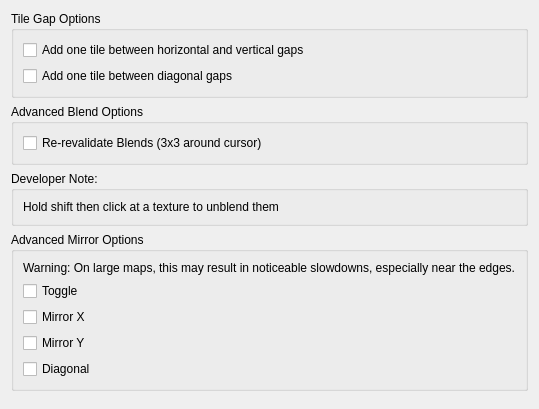
<?xml version="1.0" encoding="UTF-8"?>
<ui version="4.0">
 <class>WBQtBlendMaterialPanel</class>
 <widget class="QWidget" name="WBQtBlendMaterialPanel">
  <property name="windowTitle">
   <string>Blend Material Options</string>
  </property>
  <layout class="QVBoxLayout" name="rootLayout">
   <item>
    <widget class="QGroupBox" name="gapBox">
     <property name="title">
      <string>Tile Gap Options</string>
     </property>
     <layout class="QVBoxLayout" name="gapLay">
      <item>
       <widget class="QCheckBox" name="hvGap">
        <property name="text">
         <string>Add one tile between horizontal and vertical gaps</string>
        </property>
       </widget>
      </item>
      <item>
       <widget class="QCheckBox" name="dGap">
        <property name="text">
         <string>Add one tile between diagonal gaps</string>
        </property>
       </widget>
      </item>
     </layout>
    </widget>
   </item>
   <item>
    <widget class="QGroupBox" name="advBox">
     <property name="title">
      <string>Advanced Blend Options</string>
     </property>
     <layout class="QVBoxLayout" name="advLay">
      <item>
       <widget class="QCheckBox" name="revalBlends">
        <property name="text">
         <string>Re-revalidate Blends (3x3 around cursor)</string>
        </property>
       </widget>
      </item>
     </layout>
    </widget>
   </item>
   <item>
    <widget class="QGroupBox" name="noteBox">
     <property name="title">
      <string>Developer Note:</string>
     </property>
     <layout class="QVBoxLayout" name="noteLay">
      <item>
       <widget class="QLabel" name="noteLabel">
        <property name="text">
         <string>Hold shift then click at a texture to unblend them</string>
        </property>
       </widget>
      </item>
     </layout>
    </widget>
   </item>
   <item>
    <widget class="QGroupBox" name="mirrorBox">
     <property name="title">
      <string>Advanced Mirror Options</string>
     </property>
     <layout class="QVBoxLayout" name="mirrorLay">
      <item>
       <widget class="QLabel" name="mirrorWarnLabel">
        <property name="text">
         <string>Warning: On large maps, this may result in noticeable slowdowns, especially near the edges.</string>
        </property>
       </widget>
      </item>
      <item>
       <widget class="QCheckBox" name="mirror">
        <property name="text">
         <string>Toggle</string>
        </property>
       </widget>
      </item>
      <item>
       <widget class="QCheckBox" name="mirrorX">
        <property name="text">
         <string>Mirror X</string>
        </property>
       </widget>
      </item>
      <item>
       <widget class="QCheckBox" name="mirrorY">
        <property name="text">
         <string>Mirror Y</string>
        </property>
       </widget>
      </item>
      <item>
       <widget class="QCheckBox" name="mirrorXY">
        <property name="text">
         <string>Diagonal</string>
        </property>
       </widget>
      </item>
     </layout>
    </widget>
   </item>
   <item>
    <spacer name="bottomSpacer">
     <property name="orientation">
      <enum>Qt::Vertical</enum>
     </property>
    </spacer>
   </item>
  </layout>
 </widget>
 <resources/>
 <connections/>
</ui>
